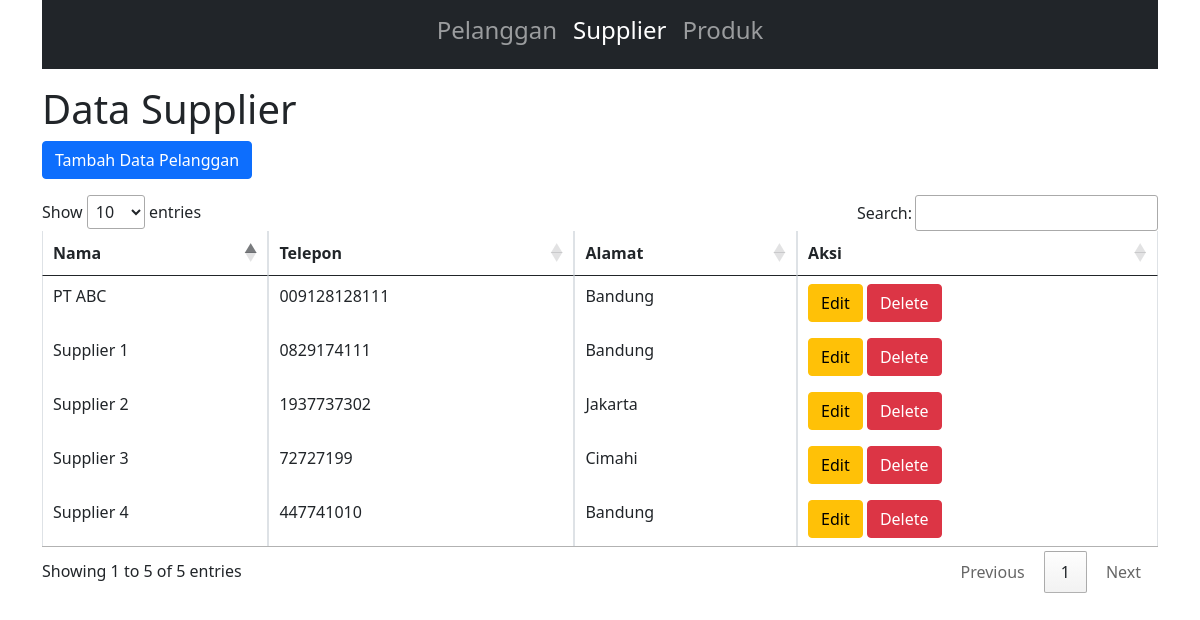
The page /sesi29/supplier.php on the database its author committed.
### tables this page shows
CREATE TABLE `supplier` (
  `id` int(11) UNSIGNED NOT NULL,
  `nama` varchar(100) NOT NULL,
  `telpon` varchar(12) NOT NULL,
  `alamat` text NOT NULL
);

### sesi29/supplier.php (the view, shortened to what this page needs)
<!DOCTYPE html>
<html lang="en">
<head>
    <link href="https://cdn.jsdelivr.net/npm/bootstrap@5.0.2/dist/css/bootstrap.min.css" rel="stylesheet">
    <link rel="stylesheet" href="https://cdn.datatables.net/1.13.7/css/jquery.dataTables.css" />
</head>
<body>
    <div class="container mb-3">
        <nav class="navbar navbar-expand-lg navbar-dark bg-dark">
            <div class="container-fluid ">
                <div class="collapse navbar-collapse justify-content-center" id="navbarNav">
                <ul class="navbar-nav">
                    <li class="nav-item">
                    <a class="nav-link" aria-current="page" href="index.php"><h4>Pelanggan</h4></a>
                    </li>
                    <li class="nav-item">
                    <a class="nav-link active" href="supplier.php"><h4>Supplier</h4></a>
                    </li>
                    <li class="nav-item">
                    <a class="nav-link" href="produk.php"><h4>Produk</h4></a>
                    </li>
                </ul>
                </div>
            </div>
        </nav>
        </div>
    <div class="container-md col-md-12">
    <h1>Data Supplier </h1>
    <a class="btn btn-primary mb-3" href="form/tambah/tambah_supplier.php" role="button">Tambah Data Pelanggan</a>
        <table id="myTable" class="table table-bordered" >
            <thead>
                <tr>
                    <th scope="col">Nama</th>
                    <th scope="col">Telepon</th>
                    <th scope="col">Alamat</th>
                    <th scope="col">Aksi</th>
                </tr>
            </thead>
            <tbody>
                <?php
                    include("connection.php");
                    $query = mysqli_query($connect,"SELECT * FROM `supplier` ORDER BY id DESC");
                while ($data = mysqli_fetch_array($query)) {
                ?>
                <tr>
                    <td><?php echo $data["nama"] ?></td>
                    <td><?php echo $data["telpon"] ?></td>
                    <td><?php echo $data["alamat"] ?></td>
                    <td>
                        <a href="form/edit/edit_supplier.php?id=<?php echo $data['id']?>" class="btn btn-warning">Edit</a>
                        <a href="Backend/delete/proses_delete_supplier.php?id=<?php echo $data['id']?>" class="btn btn-danger">Delete</a>
                    </td>
                </tr>
                <?php
                }
                ?>
            </tbody>
        </table>
    </div>
</body>
</html>

### rows shown on the page
supplier: nama "PT ABC", telpon "009128128111", alamat "Bandung"
supplier: nama "Supplier 4", telpon "447741010", alamat "Bandung"
supplier: nama "Supplier 3", telpon "72727199", alamat "Cimahi"
supplier: nama "Supplier 2", telpon "1937737302", alamat "Jakarta"
supplier: nama "Supplier 1", telpon "0829174111", alamat "Bandung"
